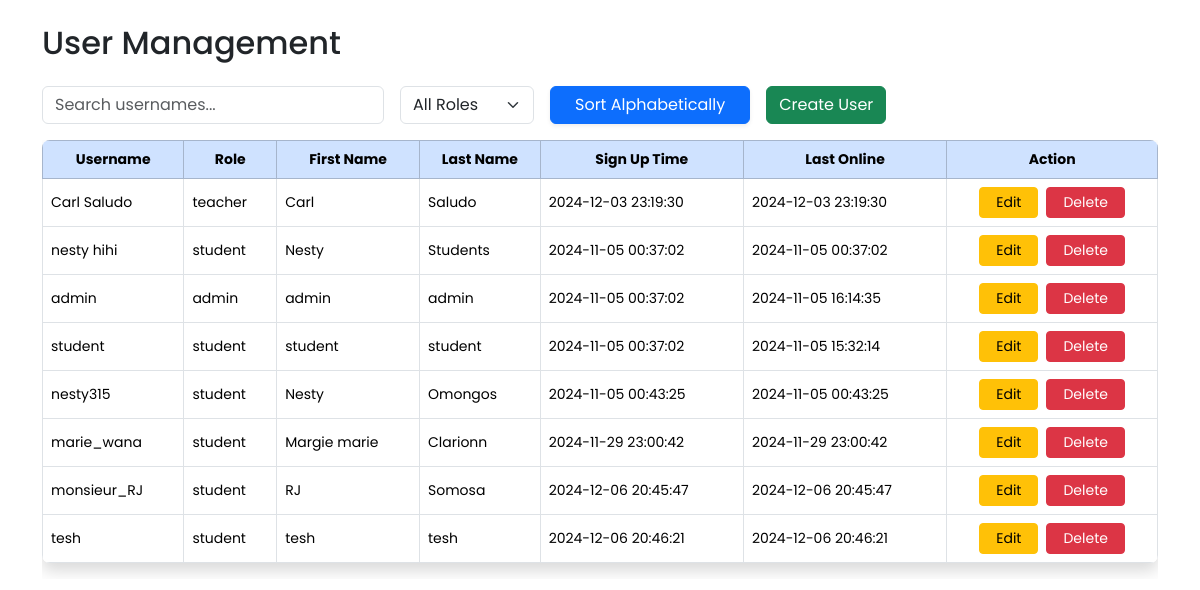
Page /main/roles/admin_/users.php (signed in) on the committed database.
### tables this page shows
CREATE TABLE `users` (
  `user_id` int(11) NOT NULL,
  `username` varchar(50) NOT NULL,
  `password` varchar(100) NOT NULL,
  `role` enum('student','teacher','admin') NOT NULL,
  `first_name` varchar(50) NOT NULL,
  `last_name` varchar(50) NOT NULL,
  `datetime_sign_up` datetime DEFAULT current_timestamp(),
  `datetime_last_online` datetime DEFAULT current_timestamp()
);

### main/roles/admin_/users.php (the view, shortened to what this page needs)
<?php
$conn = (new Database())->connect();
$query = $conn->prepare("SELECT * FROM users");
$query->execute();
$users = $query->fetchAll(PDO::FETCH_ASSOC);
?>
<!DOCTYPE html>
<html lang="en">
<head>
    <link href="https://cdn.jsdelivr.net/npm/bootstrap@5.3.2/dist/css/bootstrap.min.css" rel="stylesheet">
    <link rel="stylesheet" href="/SMS/css/style.css">
</head>
<body>
    <div id="users_section" class="container mt-4">
        <h2 class="mb-4">User Management</h2>
        <div class="d-flex flex-wrap align-items-center gap-3 mb-3">
            <input type="text" id="search_bar" class="form-control w-auto" placeholder="Search usernames..." onkeyup="searchUser()">
            <select id="role_filter" class="form-select w-auto" onchange="filterRole()">
                <option value="">All Roles</option>
            </select>
            <button class="btn btn-primary px-4 shadow-sm" onclick="sortTable()">Sort Alphabetically</button>
            <button type="button" class="btn btn-success" data-bs-toggle="modal" data-bs-target="#addUserModal">
                Create User
            </button>
        </div>
        <div class="table-responsive">
            <table id="users_table" class="table table-hover align-middle table-bordered rounded-3 overflow-hidden shadow">
                <thead class="table-primary">
                    <tr class="text-center">
                        <th>Username</th>
                        <th>Role</th>
                        <th>First Name</th>
                        <th>Last Name</th>
                        <th>Sign Up Time</th>
                        <th>Last Online</th>
                        <th>Action</th>
                    </tr>
                </thead>
                <tbody>
                    <?php foreach ($users as $user): ?>
                        <tr id="user-row-<?= $user['user_id'] ?>">
                            <td class="username"><?= htmlspecialchars($user['username']) ?></td>
                            <td class="role"><?= htmlspecialchars($user['role']) ?></td>
                            <td class="first_name"><?= htmlspecialchars($user['first_name']) ?></td>
                            <td class="last_name"><?= htmlspecialchars($user['last_name']) ?></td>
                            <td><?= htmlspecialchars($user['datetime_sign_up']) ?></td>
                            <td><?= htmlspecialchars($user['datetime_last_online']) ?></td>
                            <td class="text-center">
                                <div class="d-flex justify-content-center gap-2">
                                    <button class="btn btn-warning btn-sm edit-user-btn px-3" data-user-id="<?= $user['user_id'] ?>">Edit</button>
                                    <button class="btn btn-danger btn-sm delete-user-btn px-3" data-user-id="<?= $user['user_id'] ?>" data-username="<?= htmlspecialchars($user['username']) ?>">Delete</button>
                                </div>
                            </td>
                        </tr>
                    <?php endforeach; ?>
                </tbody>
            </table>
            <?php include '../MAIN/auth/loads/confirmation.php'; ?>
        </div>
    </div>
</body>
</html>

### sms/css/style.css (style rules this page uses)
body { font-family: 'Poppins', sans-serif; font-size: 0.875rem; opacity: 1; overflow-y: scroll; margin: 0; }

### rows in the picture
users: username "Carl Saludo", role "teacher", first_name "Carl", last_name "Saludo", datetime_sign_up "2024-12-03 23:19:30", datetime_last_online "2024-12-03 23:19:30"
users: username "nesty hihi", role "student", first_name "Nesty", last_name "Students", datetime_sign_up "2024-11-05 00:37:02", datetime_last_online "2024-11-05 00:37:02"
users: username "admin", role "admin", first_name "admin", last_name "admin", datetime_sign_up "2024-11-05 00:37:02", datetime_last_online "2024-11-05 16:14:35"
users: username "student", role "student", first_name "student", last_name "student", datetime_sign_up "2024-11-05 00:37:02", datetime_last_online "2024-11-05 15:32:14"
users: username "nesty315", role "student", first_name "Nesty", last_name "Omongos", datetime_sign_up "2024-11-05 00:43:25", datetime_last_online "2024-11-05 00:43:25"
users: username "marie_wana", role "student", first_name "Margie marie", last_name "Clarionn", datetime_sign_up "2024-11-29 23:00:42", datetime_last_online "2024-11-29 23:00:42"
users: username "monsieur_RJ", role "student", first_name "RJ", last_name "Somosa", datetime_sign_up "2024-12-06 20:45:47", datetime_last_online "2024-12-06 20:45:47"
users: username "tesh", role "student", first_name "tesh", last_name "tesh", datetime_sign_up "2024-12-06 20:46:21", datetime_last_online "2024-12-06 20:46:21"
